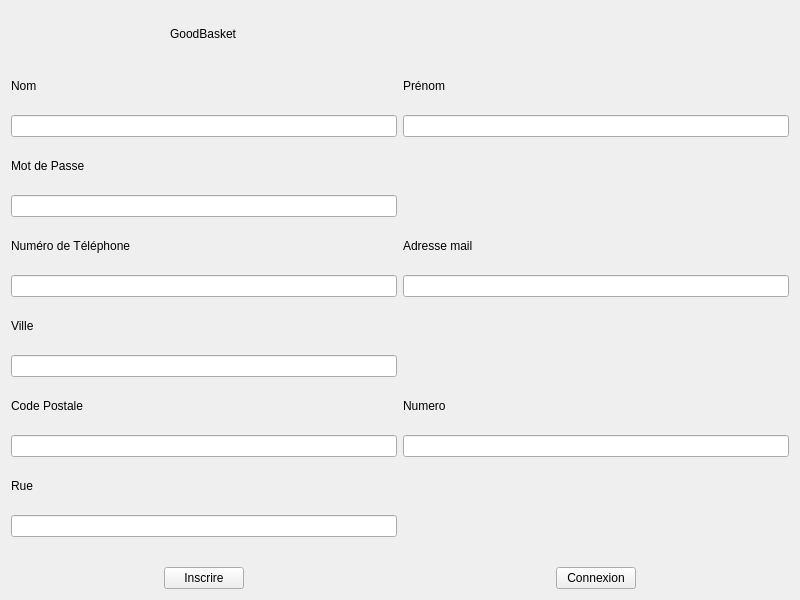
<?xml version="1.0" encoding="UTF-8"?>
<ui version="4.0">
 <class>Inscriptionig</class>
 <widget class="QWidget" name="Inscriptionig">
  <property name="geometry">
   <rect>
    <x>0</x>
    <y>0</y>
    <width>800</width>
    <height>600</height>
   </rect>
  </property>
  <property name="windowTitle">
   <string>Incriptionig</string>
  </property>
  <layout class="QGridLayout" name="gridLayout">
   <item row="11" column="1">
    <widget class="QLabel" name="NumeroLabel">
     <property name="text">
      <string>Numero</string>
     </property>
    </widget>
   </item>
   <item row="13" column="0">
    <widget class="QLabel" name="RueLabel">
     <property name="text">
      <string>Rue</string>
     </property>
    </widget>
   </item>
   <item row="7" column="1">
    <widget class="QLabel" name="EmailLabel">
     <property name="text">
      <string>Adresse mail</string>
     </property>
    </widget>
   </item>
   <item row="8" column="0">
    <widget class="QLineEdit" name="Telephone"/>
   </item>
   <item row="12" column="1">
    <widget class="QLineEdit" name="Numero"/>
   </item>
   <item row="8" column="1">
    <widget class="QLineEdit" name="Email"/>
   </item>
   <item row="7" column="0">
    <widget class="QLabel" name="PhoneLable">
     <property name="text">
      <string>Numéro de Téléphone</string>
     </property>
    </widget>
   </item>
   <item row="14" column="0">
    <widget class="QLineEdit" name="Rue"/>
   </item>
   <item row="9" column="0">
    <widget class="QLabel" name="VilleLabel">
     <property name="text">
      <string>Ville</string>
     </property>
    </widget>
   </item>
   <item row="10" column="0">
    <widget class="QLineEdit" name="Ville"/>
   </item>
   <item row="3" column="1">
    <widget class="QLabel" name="PrenomLabel">
     <property name="text">
      <string>Prénom</string>
     </property>
    </widget>
   </item>
   <item row="4" column="0">
    <widget class="QLineEdit" name="Nom"/>
   </item>
   <item row="2" column="0" alignment="Qt::AlignHCenter">
    <widget class="QLabel" name="title">
     <property name="text">
      <string>GoodBasket</string>
     </property>
    </widget>
   </item>
   <item row="12" column="0">
    <widget class="QLineEdit" name="Postal"/>
   </item>
   <item row="11" column="0">
    <widget class="QLabel" name="PostaleLabel">
     <property name="text">
      <string>Code Postale</string>
     </property>
    </widget>
   </item>
   <item row="5" column="0">
    <widget class="QLabel" name="PassLabel">
     <property name="text">
      <string>Mot de Passe</string>
     </property>
    </widget>
   </item>
   <item row="6" column="0">
    <widget class="QLineEdit" name="Pass"/>
   </item>
   <item row="4" column="1">
    <widget class="QLineEdit" name="Prenom"/>
   </item>
   <item row="3" column="0">
    <widget class="QLabel" name="NomLabel">
     <property name="text">
      <string>Nom </string>
     </property>
    </widget>
   </item>
   <item row="15" column="0" alignment="Qt::AlignHCenter|Qt::AlignBottom">
    <widget class="QPushButton" name="Inscrire">
     <property name="text">
      <string>Inscrire</string>
     </property>
    </widget>
   </item>
   <item row="15" column="1" alignment="Qt::AlignHCenter|Qt::AlignBottom">
    <widget class="QPushButton" name="Login">
     <property name="text">
      <string>Connexion</string>
     </property>
    </widget>
   </item>
  </layout>
 </widget>
 <resources/>
 <connections/>
</ui>
